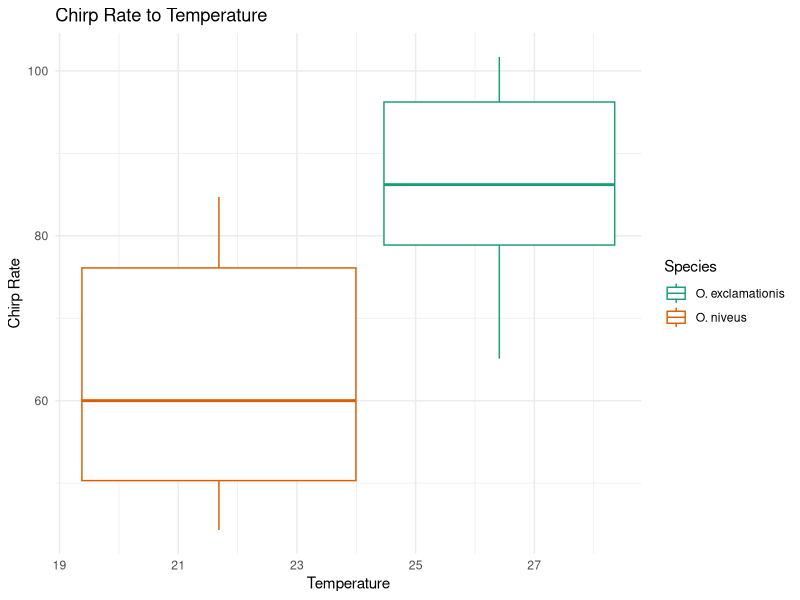
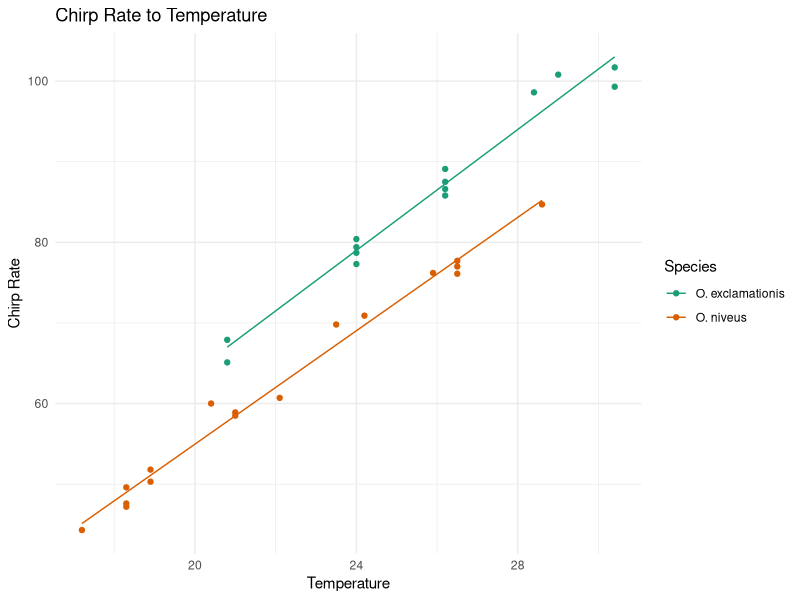
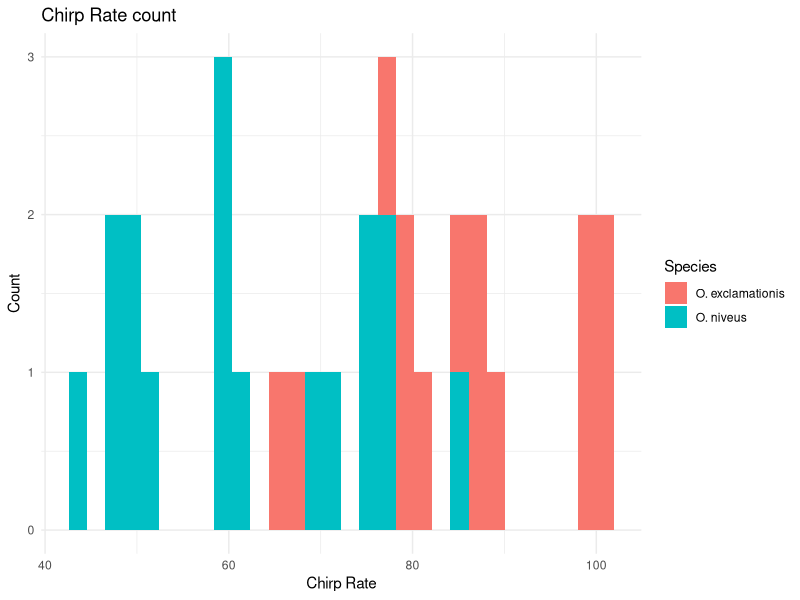
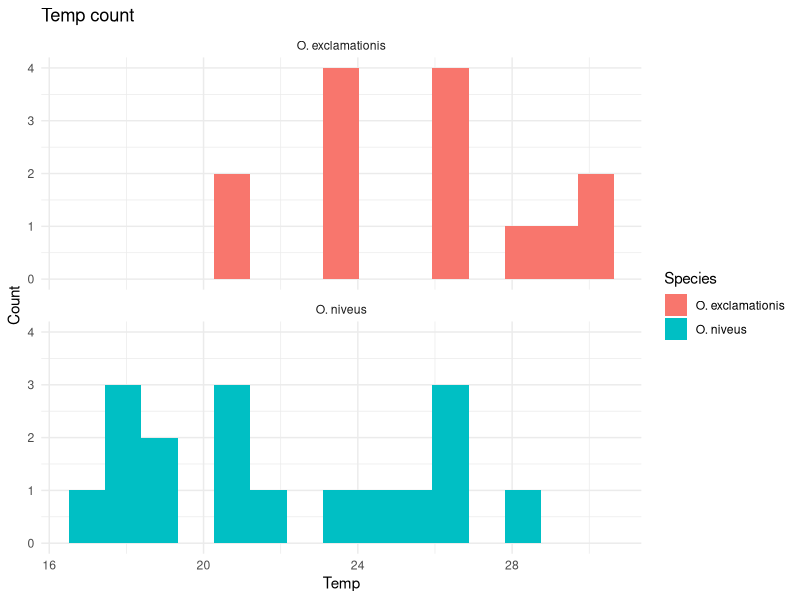
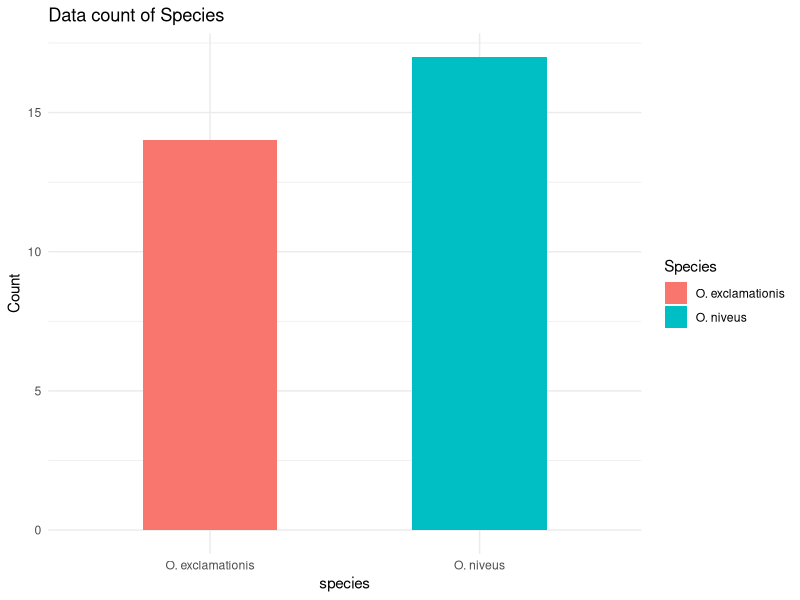

These figures' R source, in order:
library(tidyverse)
library(modeldata)

glimpse(crickets)


ggplot(crickets, aes(x=temp, y=rate, color=species)) +
  geom_boxplot() +
  labs(
    x = "Temperature",
    y = "Chirp Rate",
    title = "Chirp Rate to Temperature",
    color = "Species"
  )+
  scale_color_brewer(palette="Dark2")+
  theme_minimal()

ggplot(crickets, aes(x=temp, y=rate, color=species))+
  geom_point(size = 1.5, alpha = 1, shape = "circle")+
  geom_smooth(method = "lm", se = FALSE,linewidth = 0.5)+
  labs(
    x = "Temperature",
    y = "Chirp Rate",
    title = "Chirp Rate to Temperature",
    color = "Species"
  )+
  scale_color_brewer(palette="Dark2")+
  theme_minimal()


ggplot(crickets, aes(x=rate, fill=species))+
  geom_histogram()+
  labs(
    x = "Chirp Rate",
    y = "Count",
    title = "Chirp Rate count",
    fill = "Species",
  )+
  scale_color_brewer(palette="Dark2")+
  theme_minimal()

ggplot(crickets, aes(x=temp, fill=species))+
  geom_histogram(bins = 15)+
  labs(
    x = "Temp",
    y = "Count",
    title = "Temp count",
    fill = "Species",
  )+
  facet_wrap(~species, ncol=1)+
  scale_color_brewer(palette="Dark2")+
  theme_minimal()

ggplot(crickets, aes(x=species, fill=species))+
  geom_bar(width = 0.5)+
  labs(
    x = "species",
    y = "Count",
    title = "Data count of Species",
    fill = "Species",
  )+
  scale_color_brewer(palette="Dark2")+
  theme_minimal()
